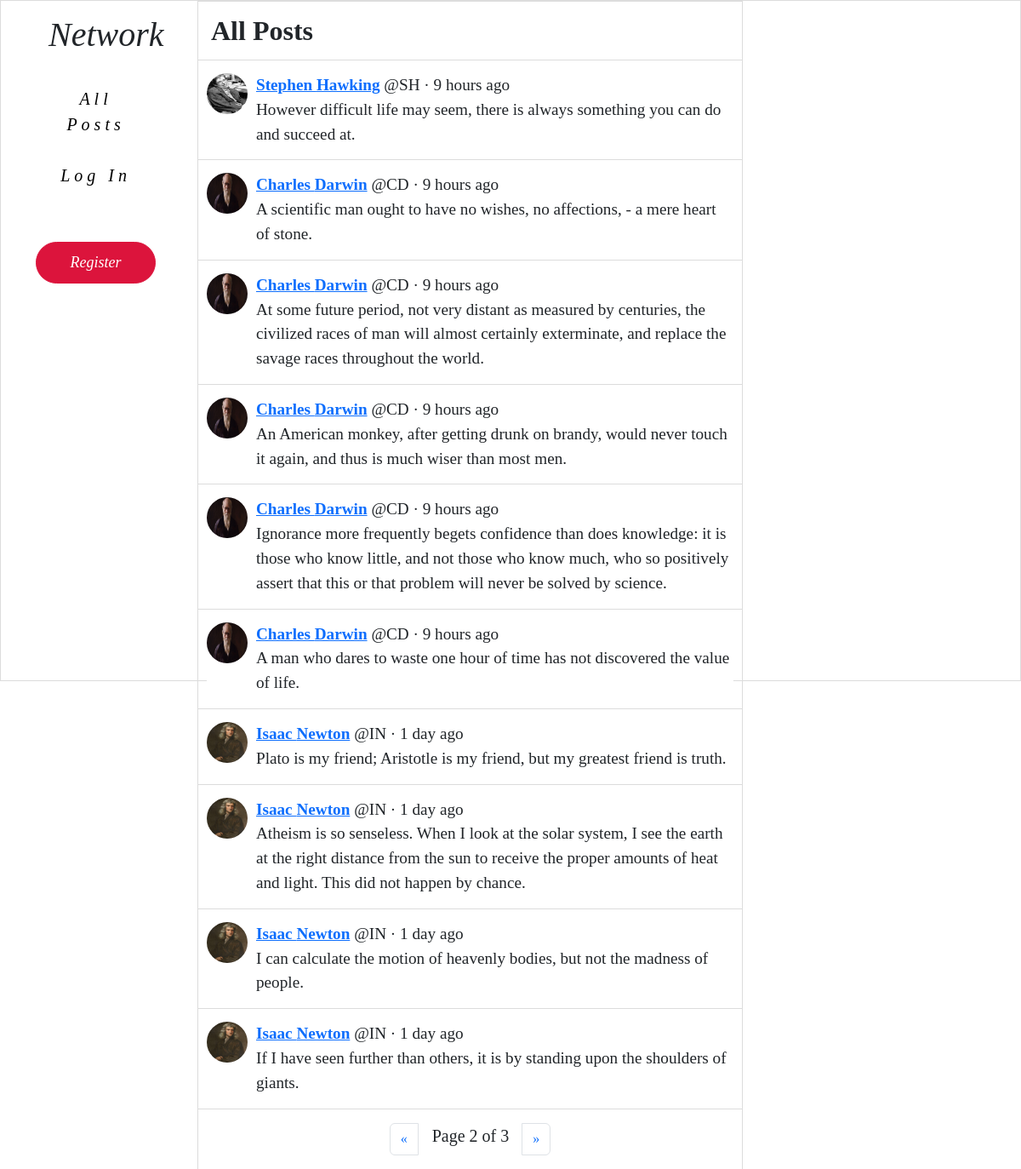
Screenshot of /?page=2 with the database file from the repository.
### network/models.py (models this page shows, shortened)
class Post(models.Model):
    user = models.ForeignKey("User", on_delete=models.CASCADE, related_name="posts")
    body = models.TextField(blank=True, max_length=280)
    likes = models.ManyToManyField("User", blank=True, related_name="likes")
    timestamp = models.DateTimeField(auto_now_add=True)
    def get_time(self):
        return humanize.naturaltime(self.timestamp)

class User(AbstractUser):
    pass
    bio = models.TextField(blank=True, max_length=160)
    profile_picture = models.ImageField(default="default.jpeg", upload_to="profile_pictures")

### network/views.py (the view)
# urls.py: path("", views.index, name="index"),
def index(request):
    posts = Post.objects.all().order_by('-timestamp')
    paginator = Paginator(posts, 10)
    page_number = request.GET.get('page')
    page_obj = paginator.get_page(page_number)
    if request.user.is_anonymous:
        context = {"page_obj": page_obj}
    else:
        context = {
        "page_obj": page_obj,
        "recommend_follow": recommend_follow(request),
    }
    return render(request, "network/index.html", context)

### network/templates/network/index.html (shortened to what this page needs)
{% extends "network/layout.html" %}
{% block body %}
    <div class="page-title" >All Posts</div>
    {% for post in page_obj %}
    <div class="post-outer-container">
        <div class="post-container" >
            <div class="profile-pic">
                {% if user.is_authenticated %}
                    <a href="/profile/{{ post.user.username }}">
                        <img src="{{ post.user.profile_picture.url }}" />
                    </a>
                {% else %}
                    <a href="{% url 'login' %}">
                        <img src="{{ post.user.profile_picture.url }}" />
                    </a>
                {% endif %}
            </div>
                <div class="post-body-container" style = "font-size: 1.2em ;">
                    <div class="post-body-top">
                        <div>
                            {% if user.is_authenticated %}
                                <a href="/profile/{{ post.user.username }}"><b>{{ post.user.first_name }} {{ post.user.last_name }}</a> </b> @{{ post.user.username }} · {{ post.get_time }}
                            {% else %}
                                <a href="{% url 'login' %}"><b>{{ post.user.first_name }} {{ post.user.last_name }}</a> </b> @{{ post.user.username }} · {{ post.get_time }}
                            {% endif %}
                    </div>
                </div>
                <div class="post-body" data-post-id="{{ post.id }}" data-status="close">
                    <div class="original-post">{{ post.body }}</div>
                </div>
            </div>
        </div>
    </div>
    {% endfor %}
    <nav aria-label="Page navigation">
        <ul class="pagination justify-content-center mt-3">
            {% if page_obj.has_previous %}
          <li class="page-item">
            <a id="prev" class="page-link" href="?page={{ page_obj.previous_page_number }}" aria-label="Previous">
              <span aria-hidden="true">&laquo;</span>
            </a>
          </li>
          {% else %}
          <li class="page-item">
            <a id="prev" class="page-link" href="#" aria-label="Previous">
              <span aria-hidden="true">&laquo;</span>
            </a>
          </li>
          {% endif %}
          <span class="current fs-5 mx-3">
            Page {{ page_obj.number }} of {{ page_obj.paginator.num_pages }}
        </span>
        {% if page_obj.has_next %}
          <li class="page-item">
                <a id="next" class="page-link" href="?page={{ page_obj.next_page_number }}" aria-label="Next">
                    <span aria-hidden="true">&raquo;</span>
                  </a>
          </li>
          {% else %}
          <li class="page-item">
            <a id="next" class="page-link" href="#" aria-label="Next">
                <span aria-hidden="true">&raquo;</span>
              </a>
      </li>
          {% endif %}
        </ul>
      </nav>
{% endblock %}

### network/static/network/style.css (style rules this page uses)
body { border: 1px solid gainsboro; height: 100vh; width: 100vw; }
.page-title { background-color: white; border-top: 1px solid gainsboro; border-bottom: 1px solid gainsboro; font-weight: bold; margin-top: auto; margin-bottom: auto; padding: 10px 0px 10px 15px; }
.post-outer-container { border-bottom: 1px solid gainsboro; padding: 15px 10px 15px 10px; }
.post-container { background-color: white; display: flex; font-size: 16px; height: auto; width: 100%; }
.profile-pic img { border-radius: 100%; height: 48px; margin-right: 10px; width: 48px; }
.post-body-container { width: 100%; }
.post-body-top { display: flex; justify-content: space-between; }

### rows the page displays
Post: user.profile_picture (picture), user.first_name "Stephen", user.last_name "Hawking", user.username "SH", get_time "9 hours ago", body "However difficult life may seem, there is always something you can do and succeed at."
Post: user.profile_picture (picture), user.first_name "Charles", user.last_name "Darwin", user.username "CD", get_time "9 hours ago", body "A scientific man ought to have no wishes, no affections, - a mere heart of stone."
Post: user.profile_picture (picture), user.first_name "Charles", user.last_name "Darwin", user.username "CD", get_time "9 hours ago", body "At some future period, not very distant as measured by centuries, the civilized races of man will almost certainly exterminate, and replace the savage races throughout the world."
Post: user.profile_picture (picture), user.first_name "Charles", user.last_name "Darwin", user.username "CD", get_time "9 hours ago", body "An American monkey, after getting drunk on brandy, would never touch it again, and thus is much wiser than most men."
Post: user.profile_picture (picture), user.first_name "Charles", user.last_name "Darwin", user.username "CD", get_time "9 hours ago", body "Ignorance more frequently begets confidence than does knowledge: it is those who know little, and not those who know much, who so positively assert that this or that problem will never be solved by science."
Post: user.profile_picture (picture), user.first_name "Charles", user.last_name "Darwin", user.username "CD", get_time "9 hours ago", body "A man who dares to waste one hour of time has not discovered the value of life."
Post: user.profile_picture (picture), user.first_name "Isaac", user.last_name "Newton", user.username "IN", get_time "1 day ago", body "Plato is my friend; Aristotle is my friend, but my greatest friend is truth."
Post: user.profile_picture (picture), user.first_name "Isaac", user.last_name "Newton", user.username "IN", get_time "1 day ago", body "Atheism is so senseless. When I look at the solar system, I see the earth at the right distance from the sun to receive the proper amounts of heat and light. This did not happen by chance."
Post: user.profile_picture (picture), user.first_name "Isaac", user.last_name "Newton", user.username "IN", get_time "1 day ago", body "I can calculate the motion of heavenly bodies, but not the madness of people."
Post: user.profile_picture (picture), user.first_name "Isaac", user.last_name "Newton", user.username "IN", get_time "1 day ago", body "If I have seen further than others, it is by standing upon the shoulders of giants."

### other values shown
{{ page_obj.number }} "2"
{{ page_obj.paginator.num_pages }} "3"
